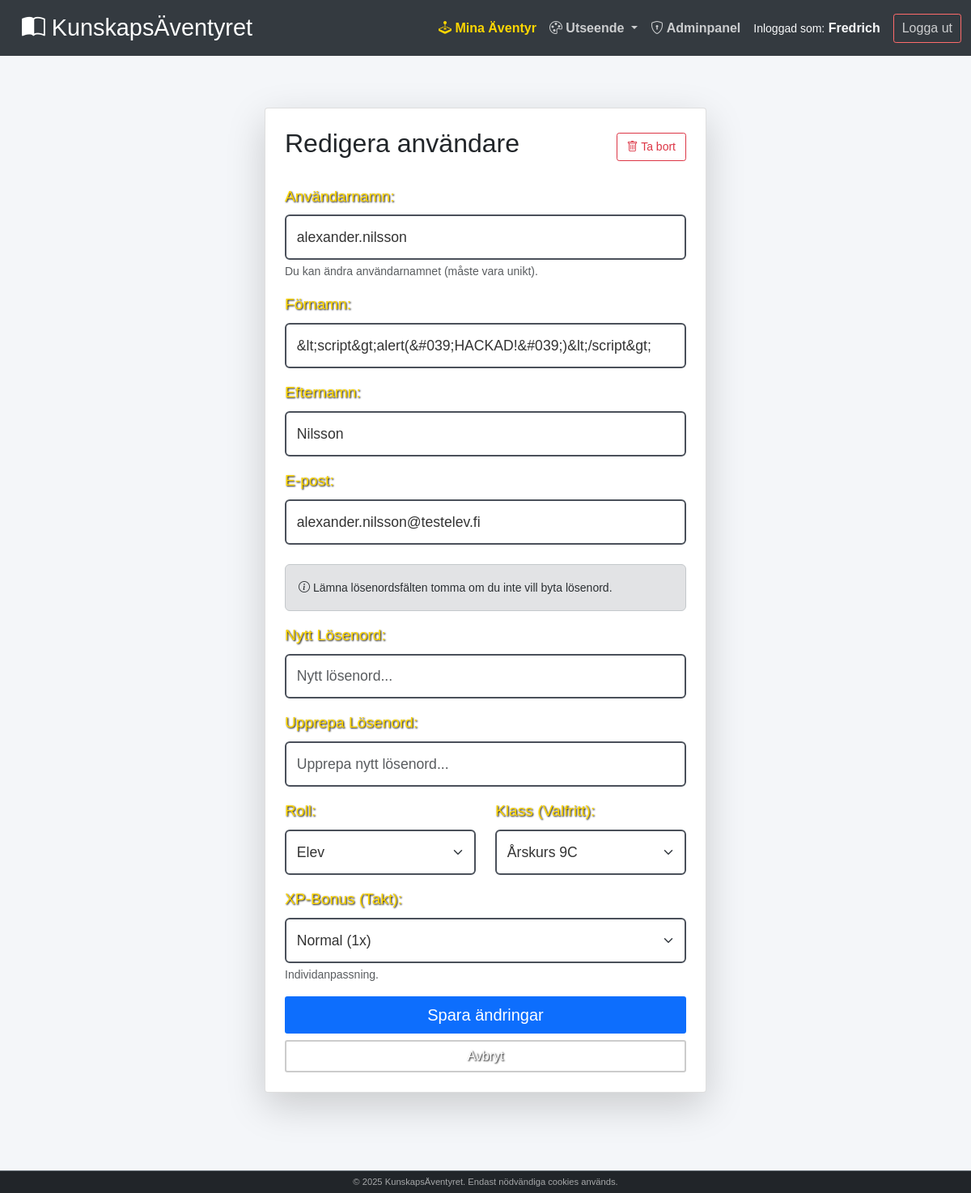
Page /edit-user.php?uid=27 (signed in) on the committed database.
### tables this page shows
CREATE TABLE `users` (
  `u_id` int NOT NULL,
  `u_name` varchar(255) NOT NULL,
  `u_fname` varchar(255) NOT NULL,
  `u_lname` varchar(255) NOT NULL,
  `u_email` varchar(255) NOT NULL,
  `u_password` varchar(255) NOT NULL,
  `u_lastlogin` datetime DEFAULT NULL,
  `u_created` timestamp NOT NULL DEFAULT CURRENT_TIMESTAMP ON UPDATE CURRENT_TIMESTAMP,
  `u_isactive` tinyint(1) NOT NULL,
  `u_role_fk` int NOT NULL,
  `u_xp` int NOT NULL DEFAULT '0' COMMENT 'Total XP',
  `u_level` int NOT NULL DEFAULT '1' COMMENT 'Nuvarande nivå',
  `u_class_fk` int DEFAULT NULL,
  `u_progress_speed_fk` int NOT NULL DEFAULT '1',
  `u_theme` varchar(50) NOT NULL DEFAULT 'default'
);

CREATE TABLE `roles` (
  `r_id` int NOT NULL,
  `r_name` varchar(255) NOT NULL,
  `r_level` int NOT NULL
);

CREATE TABLE `classes` (
  `c_id` int NOT NULL,
  `c_name` varchar(255) NOT NULL,
  `c_progress_speed_fk` int DEFAULT NULL,
  `c_teacher_fk` int DEFAULT NULL
);

CREATE TABLE `progress_speeds` (
  `ps_id` int NOT NULL,
  `ps_name` varchar(255) NOT NULL,
  `ps_multiplier` float NOT NULL DEFAULT '1'
);

### include/config.php (called while the page is built, shortened)
<?php
$host = '127.0.0.1';
$db   = 'utbildningsportal';
$user = 'root';
$pass = '';
$charset = 'utf8mb4';
$dsn = "mysql:host=$host;dbname=$db;charset=$charset";
$options = [
    PDO::ATTR_ERRMODE => PDO::ERRMODE_EXCEPTION,
    PDO::ATTR_DEFAULT_FETCH_MODE => PDO::FETCH_ASSOC,
    PDO::ATTR_EMULATE_PREPARES => false,
];
try {
    $pdo = new PDO($dsn, $user, $pass, $options);
} catch (\PDOException $e) {
    die("Databasfel: Kunde inte ansluta.");
}
require_once "include/class_user.php";
require_once "include/class_school.php";
$user_obj = new User($pdo);
$school_obj = new School($pdo);
?>

### include/class_user.php (called while the page is built, shortened)
<?php
class User {
    public $pdo;
    public function __construct($pdo, $username = 'Guest', $role_level = 0) {
        $this->pdo = $pdo;
    }
    public function selectUserInfo($userId) {
        try {
            $stmt = $this->pdo->prepare("SELECT * FROM users WHERE u_id = ?");
            $stmt->execute([$userId]);
            $user = $stmt->fetch(PDO::FETCH_ASSOC);
            if ($user) {
                return ['success' => true, 'data' => $user];
            } else {
                return ['success' => false, 'error' => 'Ingen användare med ID ' . $userId . ' hittades.'];
            }
        } catch (Exception $e) {
            return ['success' => false, 'error' => 'Databasfel: ' . $e->getMessage()];
        }
    }
}
?>

### include/class_school.php (called while the page is built, shortened)
<?php
class School {
    private $pdo;
    public function __construct($pdo) {
        $this->pdo = $pdo;
    }
    public function getAllClasses() {
        try {
            $sql = "SELECT c.*, u.u_name AS teacher_name,
                    (SELECT COUNT(*) FROM users WHERE u_class_fk = c.c_id) as student_count
                    FROM classes c
                    LEFT JOIN users u ON c.c_teacher_fk = u.u_id
                    ORDER BY c.c_name ASC";
            $stmt = $this->pdo->query($sql);
            return $stmt->fetchAll();
        } catch (PDOException $e) { return []; }
    }
}
?>

### edit-user.php (the view, shortened to what this page needs)
<?php
require_once "include/header.php";
$allUserRoles = $pdo->query("SELECT * FROM roles")->fetchAll();
$allProgressSpeeds = $pdo->query("SELECT * FROM progress_speeds ORDER BY ps_id ASC")->fetchAll();
$allClasses = $school_obj->getAllClasses();
if (isset($_GET['uid'])) {
    $userId = $_GET['uid'];
    $userInfoResult = $user_obj->selectUserInfo($userId);
    if ($userInfoResult['success']) {
        $currentUserInfo = $userInfoResult['data'];
    } else {
        die("Användaren hittades inte.");
    }
} else {
    header("Location: admin_dashboard.php");
    exit;
}
?>
<div class="container mt-5 mb-5">
    <div class="row justify-content-center">
        <div class="col-md-6">
            <div class="card shadow-lg p-4">
                <div class="d-flex justify-content-between align-items-center mb-4">
                    <h2>Redigera användare</h2>
                    <form action="delete-user.php" method="POST" class="d-inline" onsubmit="return confirm('Är du säker?');">
                        <button type="submit" class="btn btn-outline-danger btn-sm"><i class="bi bi-trash"></i> Ta bort</button>
                    </form>
                </div>
                <form action="" method="POST">
                    <div class="mb-3">
                        <label for="uname" class="form-label">Användarnamn:</label>
                        <input type="text" id="uname" name="uname" class="form-control" value="<?= htmlspecialchars($currentUserInfo['u_name']) ?>" required>
                        <div class="form-text">Du kan ändra användarnamnet (måste vara unikt).</div>
                    </div>
                    <div class="mb-3">
                        <label for="ufname" class="form-label">Förnamn:</label>
                        <input type="text" id="ufname" name="ufname" class="form-control" value="<?= htmlspecialchars($currentUserInfo['u_fname']) ?>" required>
                    </div>
                    <div class="mb-3">
                        <label for="ulname" class="form-label">Efternamn:</label>
                        <input type="text" id="ulname" name="ulname" class="form-control" value="<?= htmlspecialchars($currentUserInfo['u_lname']) ?>" required>
                    </div>
                    <div class="mb-3">
                        <label for="umail" class="form-label">E-post:</label>
                        <input type="email" id="umail" name="umail" class="form-control" value="<?= htmlspecialchars($currentUserInfo['u_email']) ?>" required>
                    </div>
                    <div class="alert alert-secondary mt-4">
                        <small><i class="bi bi-info-circle"></i> Lämna lösenordsfälten tomma om du inte vill byta lösenord.</small>
                    </div>
                    <div class="mb-3">
                        <label for="upass" class="form-label">Nytt Lösenord:</label>
                        <input type="password" id="upass" name="upass" class="form-control" placeholder="Nytt lösenord...">
                    </div>
                    <div class="mb-3">
                        <label for="upassrpt" class="form-label">Upprepa Lösenord:</label>
                        <input type="password" id="upassrpt" name="upassrpt" class="form-control" placeholder="Upprepa nytt lösenord...">
                    </div>
                    <div class="row">
                        <div class="col-md-6 mb-3">
                            <label for="urole" class="form-label">Roll:</label>
                            <select id="urole" name="urole" class="form-select" required>
                                <?php foreach($allUserRoles as $role): ?>
                                    <option value="<?= $role['r_id'] ?>" <?= ($role['r_id'] == $currentUserInfo['u_role_fk']) ? 'selected' : '' ?>>
                                        <?= $role['r_name'] ?>
                                    </option>
                                <?php endforeach; ?>
                            </select>
                        </div>
                        <div class="col-md-6 mb-3">
                            <label for="uclass" class="form-label">Klass (Valfritt):</label>
                            <select id="uclass" name="uclass" class="form-select">
                                <?php foreach ($allClasses as $c): ?>
                                    <option value="<?= $c['c_id'] ?>" <?= ($c['c_id'] == $currentUserInfo['u_class_fk']) ? 'selected' : '' ?>>
                                        <?= htmlspecialchars($c['c_name']) ?>
                                    </option>
                                <?php endforeach; ?>
                            </select>
                        </div>
                    </div>
                    <div class="mb-3">
                         <label for="uspeed" class="form-label">XP-Bonus (Takt):</label>
                         <select id="uspeed" name="uspeed" class="form-select">
                             <?php foreach($allProgressSpeeds as $speed): ?>
                                 <option value="<?= $speed['ps_id'] ?>" <?= ($speed['ps_id'] == $currentUserInfo['u_progress_speed_fk']) ? 'selected' : '' ?>>
                                     <?= $speed['ps_name'] ?> (<?= $speed['ps_multiplier'] ?>x)
                                 </option>
                             <?php endforeach; ?>
                         </select>
                         <div class="form-text small">Individanpassning.</div>
                    </div>
                    <div class="d-grid mt-3 gap-2">
                        <button type="submit" name="update-submit" class="btn btn-primary btn-lg">Spara ändringar</button>
                        <a href="user-management.php" class="btn btn-outline-secondary">Avbryt</a>
                    </div>
                </form>
            </div>
        </div>
    </div>
</div>
<?php require_once "include/footer.php"; ?>

### css/style.css (style rules this page uses)
:root { --primary-stone: #5c626c; --dark-stone: #3c4450; --border-thick: #4a505a; --accent-gold: #ffd700; --accent-gold-dark: #e6c200; --background-dark: #333c4a; --text-white: #ffffff; --text-light-gray: #e0e0e0; --text-dark: #333333; --success-green: #28a745; --danger-red: #dc3545; }
body { font-family: "Exo 2", sans-serif; background-color: var(--primary-stone); color: var(--text-white); min-height: 100vh; display: flex; flex-direction: column; }
.container { padding-top: 1.5rem; padding-bottom: 3rem; }
.card { background: linear-gradient(145deg, #3c4450, #4a5463); border: 4px solid var(--border-thick); border-radius: 12px; box-shadow: 0 8px 20px rgba(0, 0, 0, 0.6); transition: transform 0.2s, box-shadow 0.2s; color: var(--text-white); }
.btn { border-radius: 8px; font-weight: 700; padding: 10px 20px; letter-spacing: 1px; text-transform: uppercase; box-shadow: 0 4px 6px rgba(0, 0, 0, 0.3); transition: all 0.2s; }
.btn-primary { background-color: rgba(60, 68, 80, 0.9); color: var(--accent-gold); border-color: var(--accent-gold); border-width: 2px; }
.btn-outline-secondary { color: #ffffff !important; border-color: #cccccc; background-color: rgba(255, 255, 255, 0.15); border-width: 2px; font-weight: 700; text-shadow: 1px 1px 2px #000; }
.form-control, .form-select { background-color: rgba(255, 255, 255, 0.9); border: 2px solid var(--border-thick); color: #333; font-size: 1.1rem; padding: 0.8rem; }
.form-label { color: var(--accent-gold); font-size: 1.2rem; text-shadow: 1px 1px 2px black; }
body.admin-mode { background-color: #f4f6f9; background-image: none; color: #333; font-family: "Nunito", sans-serif; }
body.admin-mode .container { padding-top: 1rem; }
body.admin-mode .card { background: #fff; border: 1px solid rgba(0, 0, 0, 0.125); border-radius: 0.25rem; box-shadow: 0 0.125rem 0.25rem rgba(0, 0, 0, 0.075); color: #212529; }
body.admin-mode .btn { border-radius: 0.2rem; text-transform: none; letter-spacing: normal; font-weight: 400; box-shadow: none; padding: 0.375rem 0.75rem; }
body.admin-mode .btn-primary { background-color: #0d6efd; border-color: #0d6efd; color: white; }
html, body { overflow-x: hidden; width: 100%; position: relative; }

### rows in the picture
users: uname "alexander.nilsson", ufname "&lt;script&gt;alert(&#039;HACKAD!&#039;)&lt;/script&gt;", ulname "Nilsson", umail "alexander.nilsson@testelev.fi", urole "Elev", uclass "Årskurs 9C", uspeed "Normal (1x)"

### other values in the picture
$_SESSION['username'] "Fredrich"
